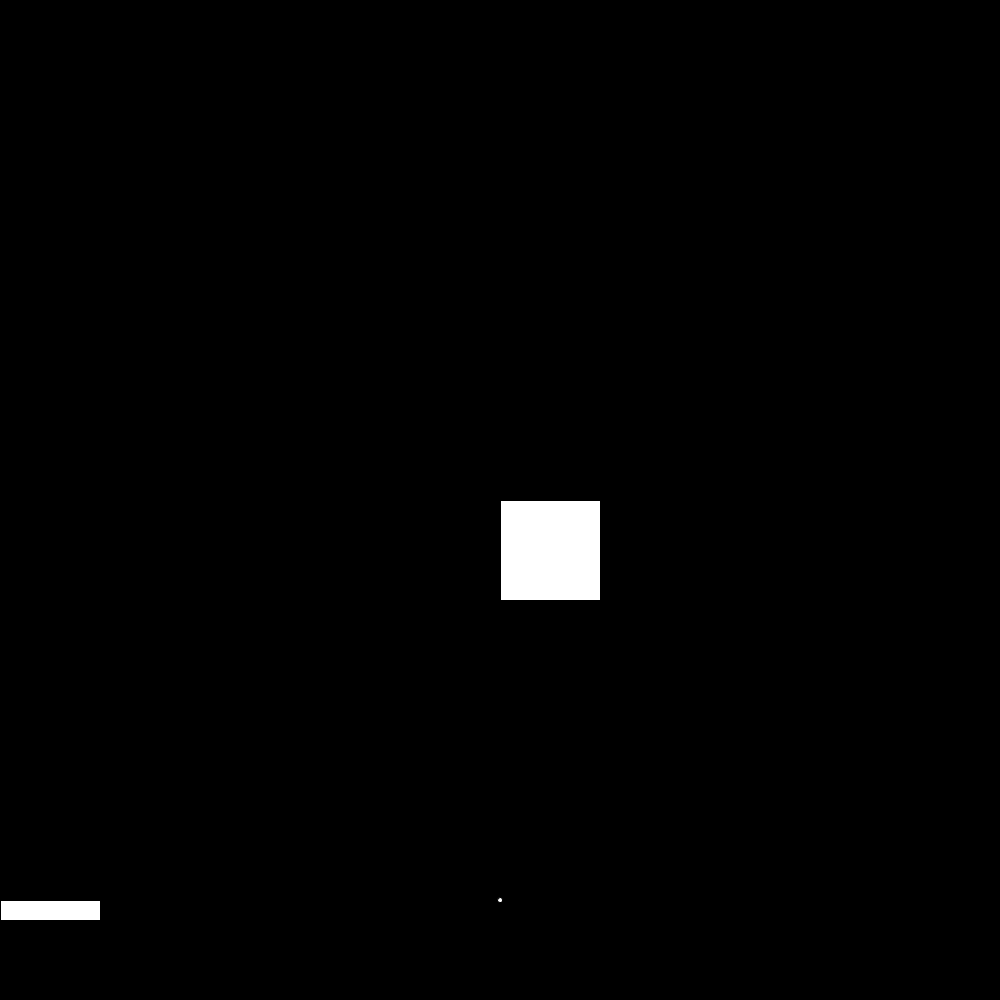
Frame 1 (no input)
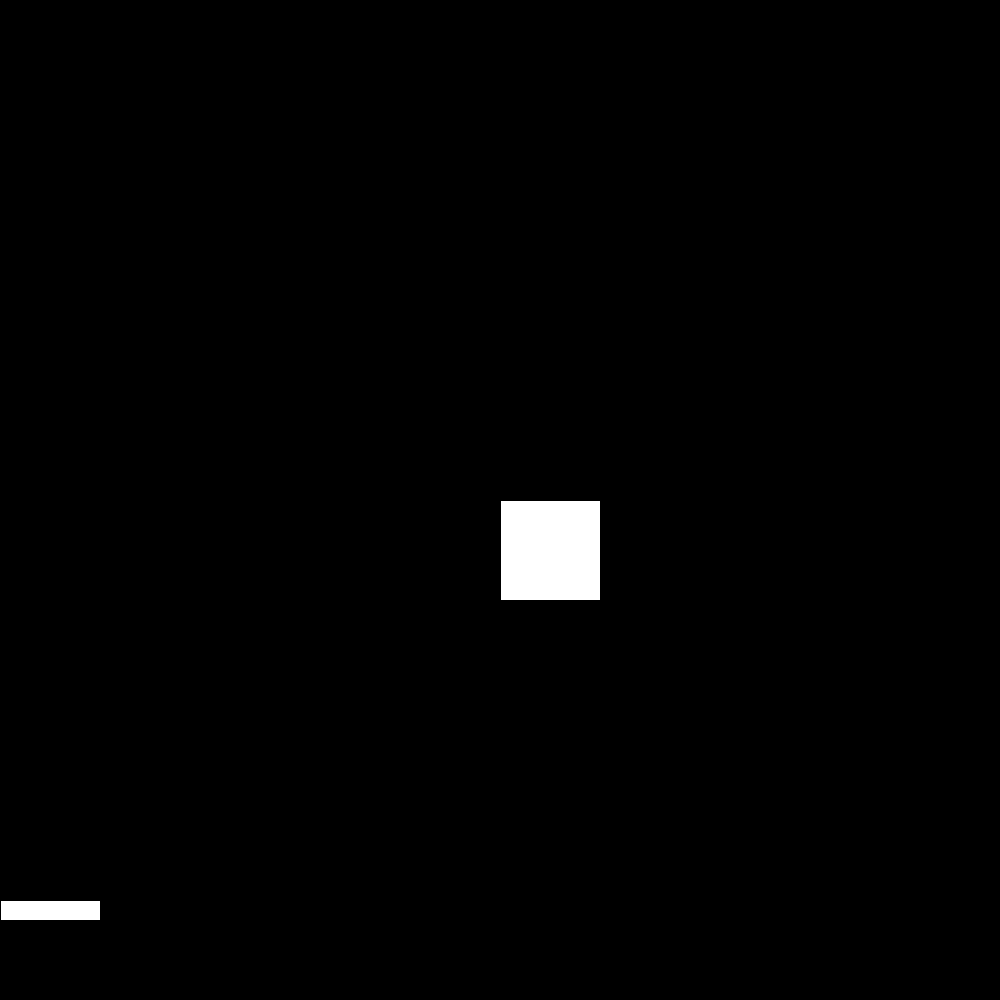
Frame 60 (the mouse pressed at the canvas centre just before this capture)
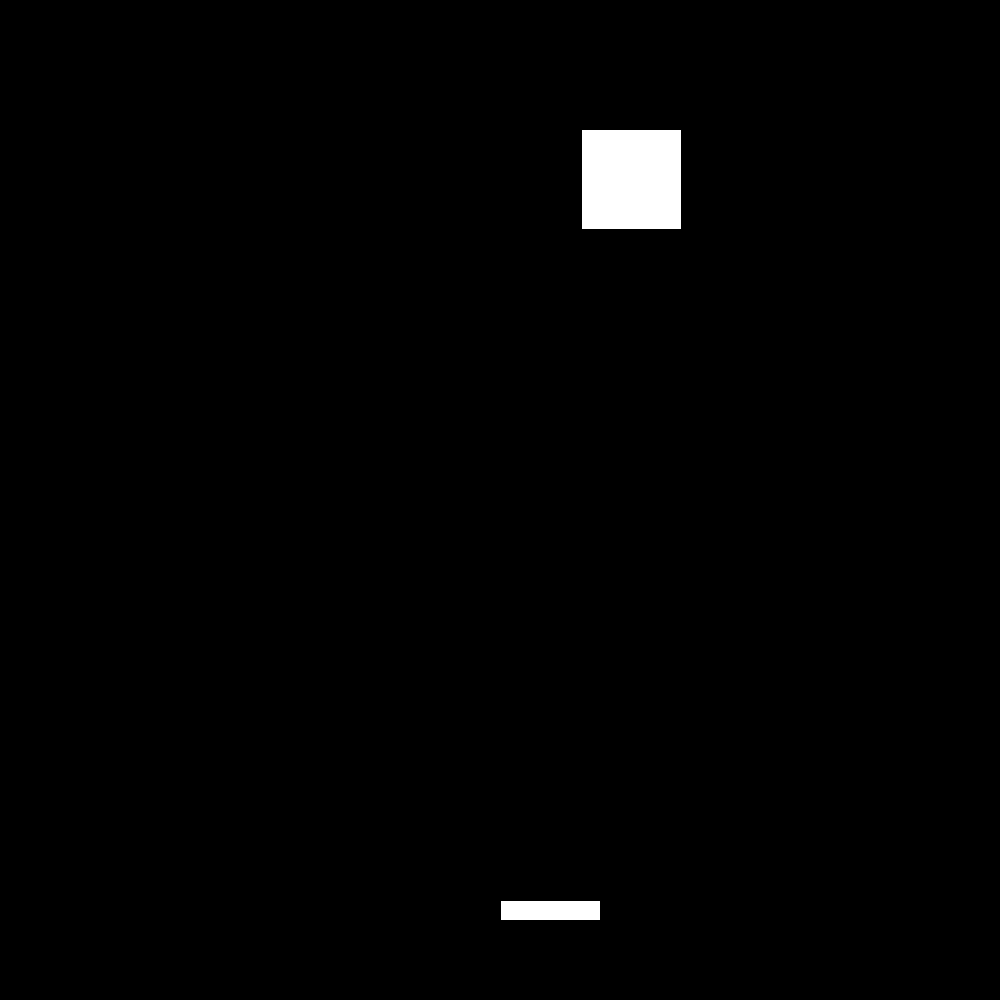
Frame 120 (the mouse held since frame 60 and released just before this capture)

The Processing sketch that drew these frames (run headless with seeded random() and noise(); from frame 60 on, the mouse is pressed at the canvas centre):

// Processing sketch: Jackson_shootergame_thing
// ── Jackson_shootergame_thing.pde
int bx=500;
int by=900;
int alienX=500;
int alienY=500;
void setup()
{
  noCursor();
  size(1000, 1000);
}
void mousePressed()
{
  bx=mouseX+50;
  by=900;
}
void draw()
{
  background(0, 0, 0);
  rect(mouseX, 900, 100, 20);
  ellipse(bx, by, 5, 5);
  by=by-40;
  rect(alienX, alienY, 100, 100);
  if (bx>alienX && bx < alienX + 100 && by < alienY + 100)
  {
    alienX=(int)random(0, 900);
    alienY=(int)random(0, 500);
  }
}
